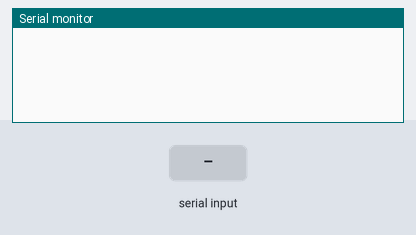
Bench run of a sketch on a simulated Arduino Mega 2560, built with avr-gcc and run on an emulated ATmega2560. Shown: the last lines printed to the serial monitor. The test bench sets the inputs (shaded band).

Above: at 1.2 s.
1.3 s: "1" received over Serial
At 2.5 s:
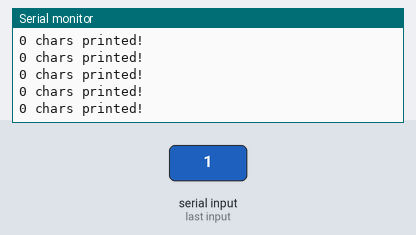
2.8 s: "0" received over the second serial link
At 3.8 s:
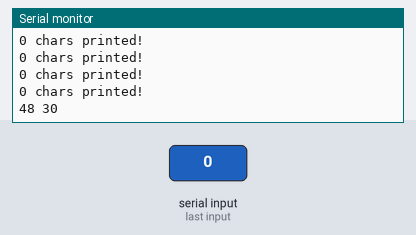
4.3 s: "2" received over Serial
At 5.4 s:
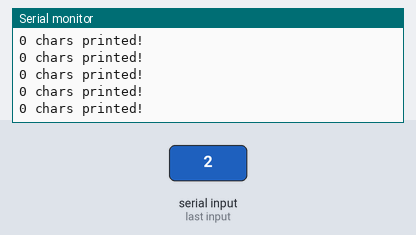

Measured:
- after the input at 1.3 s, the serial monitor: prints a new line at once (image 1)
- after the input at 2.8 s, the serial monitor: prints a new line at once (image 2)
- after the input at 4.3 s, the serial monitor: prints a new line at once (image 3)

The sketch:

printTest.ino
```cpp
//Test of adding simple spf (spf) function to Teensy core
/****
simple print format (i.e. printf-like, with simpler syntax)
spf written to handle memory constraints of AT90USB162

usage:
  Serial.spf(F("format_string"), arg1, ...);

fmt metadata form: %[#][pad][width]specifier
  where ...
    # reads a count argumet
      for 'c' it specifies the number of times to repeat the character
      for 's' it specifies the number of characters to read (i.e. act like a char buf)
      ignored for numbers
    pad:0 or '' for default space
      numbers right justified, strings only left justified, ignored for char
    width: 1-9 only (i.e. a single digit) or '' for no padding
    specifier is one of the case-insensitive characters: 'c', 'i', 's', 'x'
      all other characters default to 'i'
      x (hex) always printed uppercase, case ignored for all others
  NOTE: fmt may include \ escape sequences handled by c-parser when storing F("") strings
****/

#include <EEPROM.h>
#include <util/delay.h>

// code parameters...
#define VERSION "1702v1"                // YEAR+MONTH+'v'+VERSION

#define USB Serial                      // Rename Serial for code clarity
#define UART Serial1                    // Hardware Serial already defines Serial1 instance
#define DEBUGTERM Serial                // Select which terminal used for debug
#define CR 13                           // Carriage Return character
#define LF 10                           // Line Feed character
#define BS 8                            // Backspace character

// Workaround for http://gcc.gnu.org/bugzilla/show_bug.cgi?id=34734
#ifdef PROGMEM
#undef PROGMEM
#define PROGMEM __attribute__((section(".progmem.data")))
#endif

// follow Arduino style setup and loop functions...
void setup() {
  USB.begin(9600);
  UART.begin(9600);
}

// basic loop operation:
void loop() {
  char tmp;
  uint8_t a,b,c,d;
  // look for serial data input
  if (UART.available()) {
    tmp = UART.read();
    UART.print(tmp,DEC);
    UART.print(' ');
    UART.print(tmp,HEX);
    UART.println();
    USB.print(tmp,DEC);
    USB.print(' ');
    USB.print(tmp,HEX);
    USB.println();
  };
  if (USB.available()) {
    while (USB.available()) {
      tmp = USB.read();
      USB.print(tmp,DEC);
      USB.print(' ');
      USB.print(tmp,HEX);
      USB.println();
    }

    a = 65;
    b = 66;
    c = 67;
    d = 33;

    char text[] = "xyz?";
    int n = 0;

    n = USB.spf(F("spf test of escape:\\ \"1,\t2,3,%%,4\"\r\n")); // c-parser automatically handles escapes
    USB.print(n); USB.println(" chars printed!");
    _delay_ms(10);
    n = USB.spf(F("spf test of %%c: %c,%c,%c,%c\n"), a, b, c, d);
    USB.print(n); USB.println(" chars printed!");
    _delay_ms(10);
    n = USB.spf(F("spf test of %%c: %c,%c,%c,%c\n"), EEPROM.read(0), EEPROM.read(1), EEPROM.read(2), EEPROM.read(3));
    USB.print(n); USB.println(" chars printed!");
    _delay_ms(10);
    n = USB.spf(F("spf test of %%s: %s,%s,%s,%s\n"), text, "dvc", "yes", F("PROGRAM MEMORY"));
    USB.print(n); USB.println(" chars printed!");
    _delay_ms(10);
    USB.print(n); USB.println(" chars printed!");
    n = USB.spf(F("spf test of %%s: %s,%s,%s,%s\n"), "a", "b", "c", "d");
    USB.print(n); USB.println(" chars printed!");
    _delay_ms(10);
    n = USB.spf(F("spf test of %%#s: '%5s,%4s,%3s,%2s'\n"), "ax", "bx", "cx", "dx");
    USB.print(n); USB.println(" chars printed!");
    _delay_ms(10);

    a = EEPROM.read(0);
    b = EEPROM.read(1);
    c = EEPROM.read(2);
    d = EEPROM.read(3);

    n = USB.spf(F("spf test of %%x: %x,%x,%x,%x\n"), a, b, c, d);
    USB.print(n); USB.println(" chars printed!");
    _delay_ms(10);
    n = USB.spf(F("spf test of %%0x: %0x,%0x,%0x,%0x\n"), a, b, c, d);
    USB.print(n); USB.println(" chars printed!");
    _delay_ms(10);
    n = USB.spf(F("spf test of %%0#X: %02X,%04X,%08X,%08X\n"), a, b, c, d);
    USB.print(n); USB.println(" chars printed!");
    _delay_ms(10);
    n = USB.spf(F("spf test of 0x%%02X: 0x%02X,0x%02X,0x%02X,0x%02X\n"), a, b, c, d);
    USB.print(n); USB.println(" chars printed!");
    _delay_ms(10);
    n = USB.spf(F("spf test of %%#i: %2i,%4i,%6i,%8i\n"), a, b, c, d);
    USB.print(n); USB.println(" chars printed!");
    _delay_ms(10);
    n = USB.spf(F("spf test of %%d: %d,%d,%d,%d\n"), a, b, c, d);
    USB.print(n); USB.println(" chars printed!");
     _delay_ms(10);
   n = USB.spf(F("spf test of *%%8d: %8d,%8d,%8d,%8d\n"), -1, a, (int)10000, 1024000);
    USB.print(n); USB.println(" chars printed!");
    _delay_ms(10);
    n = USB.spf(F("spf test of %%#d: %0d,%2d,%4d,%06\n"), a, b, c, d);
    USB.print(n); USB.println(" chars printed!");
    _delay_ms(10);
    n = USB.spf(F("spf test of %%2.1f: %2.1f,%2.1f,%2.1f,%2.1f\n"), a, b, c, d);
    USB.print(n); USB.println(" chars printed!");
    _delay_ms(10);
    n = USB.spf(F("spf test of %%05.1f: %05.1f,%05.1f,%05.1f,%05.1f\n"), a, b, c, d);
    USB.print(n); USB.println(" chars printed!");


    uint8_t x = 10;
    uint8_t y = 2;
    uint8_t z = 0;
    char arr[2][27] = {"ABCDEFGHIJKLMNOPQRSTUVWXYZ","abcdefghijklmnopqrstuvwxyz"};
    char charr[2][10];
    for (uint8_t i=0;i<y;i++)
      for (uint8_t j=0;j<x;j++)
        charr[i][j] = (char)(65+j+32*i);

    z += USB.spf(F("%#c\n"),x+2,'+');
    for (uint8_t i=0; i <y; i++)
      z += USB.spf(F("+%#s+\n"),x,arr[i]);
    z += USB.spf(F("%#c\n"),x+2,'+');
    USB.spf(F("Printed %i chars!\n"),z);

    z += USB.spf(F("%#c\n"),x+2,'-');
    for (uint8_t i=0; i <y; i++)
      z += USB.spf(F("|%#s|\n"),x,charr[i]);
    z += USB.spf(F("%#c\n"),x+2,'-');
    USB.spf(F("Printed %i chars!\n"),z);

    z += USB.spf(F("%#c\n"),x+2,'-');
    USB.spf(F("Printed %i chars!\n"),z);

  };
}
```
